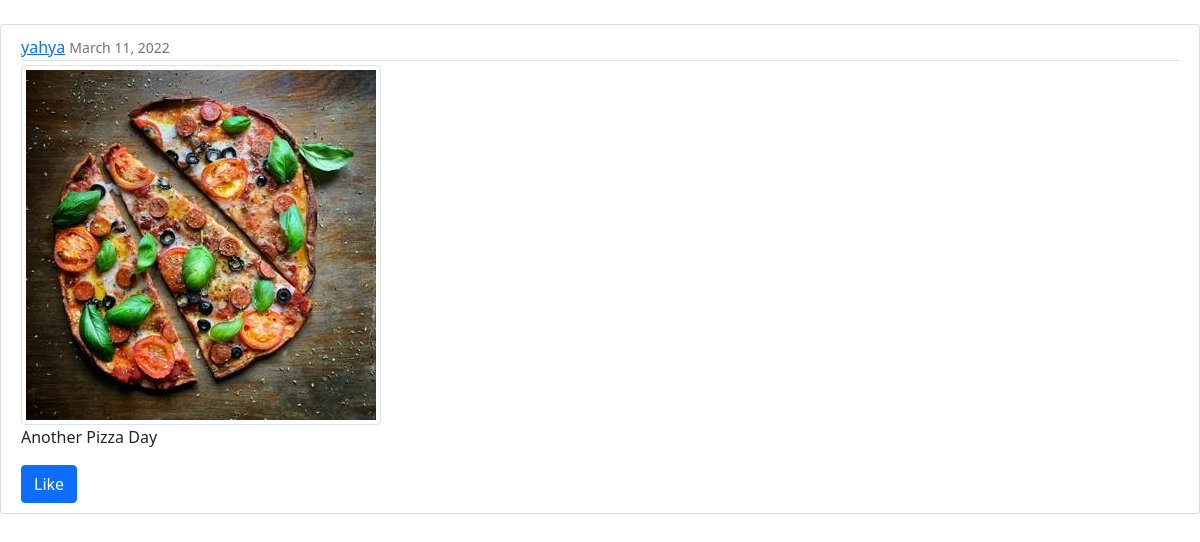
Screenshot of /photo/10/ with the database file from the repository.
### photos/models.py (models this page shows, shortened)
class Photo(models.Model):
    img = models.ImageField(upload_to='images')
    caption = models.CharField(max_length=250, default='Caption here')
    date_posted = models.DateTimeField(default=timezone.now)
    owner = models.ForeignKey(User, on_delete=models.CASCADE)

### photos/views.py (the view)
# urls.py: path('photo/<int:pk>/', PhotoDetailView.as_view(), name='photo-detail'),
class PhotoDetailView(DetailView):
    model = Photo

### photos/templates/photos/photo_detail.html (shortened to what this page needs)
{% extends 'photos/base.html' %}
{% block content %}
    <article class="media content-section">
        <div class="media-body">
            <div class="article-metadata">
                <a class="mr-2" href="{% url 'user-posts' object.owner %}">{{ object.owner }}</a>
                <small class="text-muted">{{ object.date_posted|date:'F d, Y' }}</small>
            </div>
            <img class="img-thumbnail article-img" src="{{ object.img.url }}" >
            <p class="article-content">{{ object.caption }}</p>
        </div>
        <div>
            <form action="#" method="POST">
                <button class="btn btn-primary" type="submit" name="img_id" value="{{ object.id }}">Like</button>
            </form>
        </div>
    </article>
{% endblock content %}

### photos/static/photos/main.css (style rules this page uses)
.content-section { background: #ffffff; padding: 10px 20px; border: 1px solid #dddddd; border-radius: 3px; margin-bottom: 20px; }
.article-metadata { padding-bottom: 1px; margin-bottom: 4px; border-bottom: 1px solid #e3e3e3 }

### rows the page displays
Photo: owner "yahya", date_posted "March 11, 2022", img (picture), caption "Another Pizza Day"
